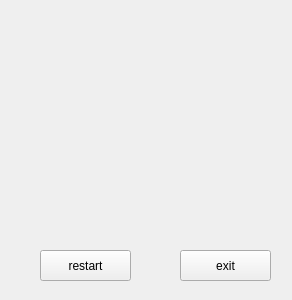
<?xml version="1.0" encoding="UTF-8"?>
<ui version="4.0">
 <class>Form</class>
 <widget class="QWidget" name="Form">
  <property name="geometry">
   <rect>
    <x>0</x>
    <y>0</y>
    <width>292</width>
    <height>300</height>
   </rect>
  </property>
  <property name="windowTitle">
   <string>Form</string>
  </property>
  <widget class="QPushButton" name="restart">
   <property name="geometry">
    <rect>
     <x>40</x>
     <y>250</y>
     <width>91</width>
     <height>31</height>
    </rect>
   </property>
   <property name="text">
    <string>restart</string>
   </property>
  </widget>
  <widget class="QPushButton" name="exit">
   <property name="geometry">
    <rect>
     <x>180</x>
     <y>250</y>
     <width>91</width>
     <height>31</height>
    </rect>
   </property>
   <property name="text">
    <string>exit</string>
   </property>
  </widget>
  <widget class="QLabel" name="label">
   <property name="geometry">
    <rect>
     <x>0</x>
     <y>-140</y>
     <width>651</width>
     <height>571</height>
    </rect>
   </property>
   <property name="text">
    <string/>
   </property>
   <property name="pixmap">
    <pixmap resource="res.qrc">:/image/372361.jpg</pixmap>
   </property>
  </widget>
  <zorder>label</zorder>
  <zorder>restart</zorder>
  <zorder>exit</zorder>
 </widget>
 <resources>
  <include location="res.qrc"/>
 </resources>
 <connections/>
</ui>
